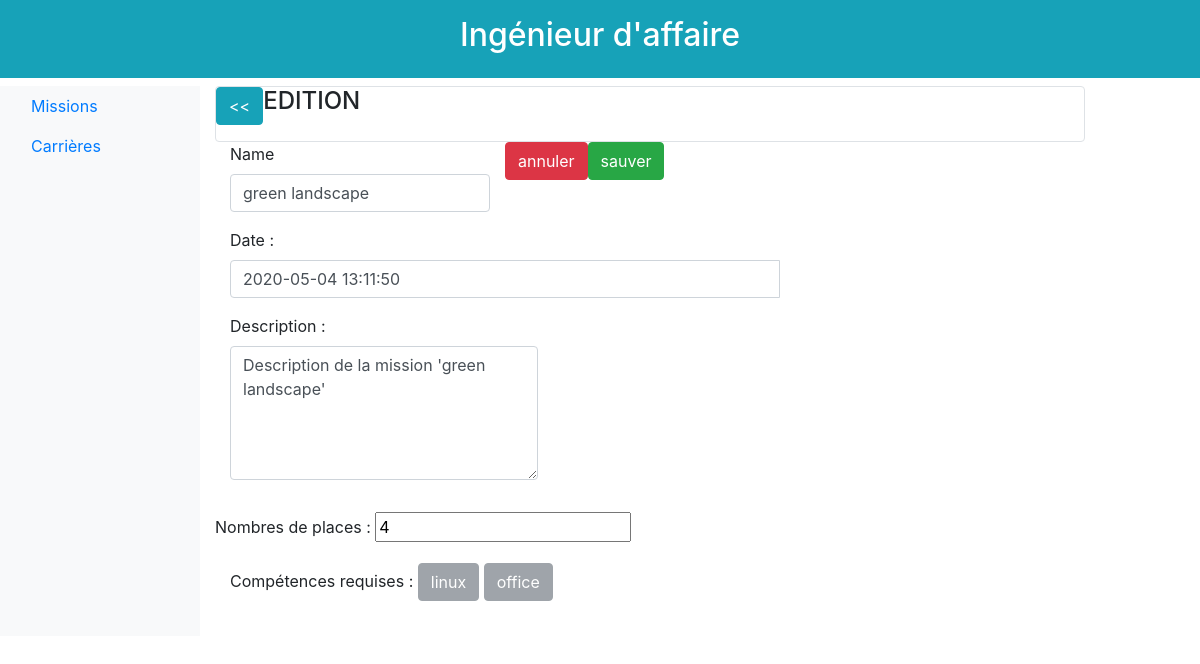
The app's page /1/affaire/missions/vue/1/edit/, older data.
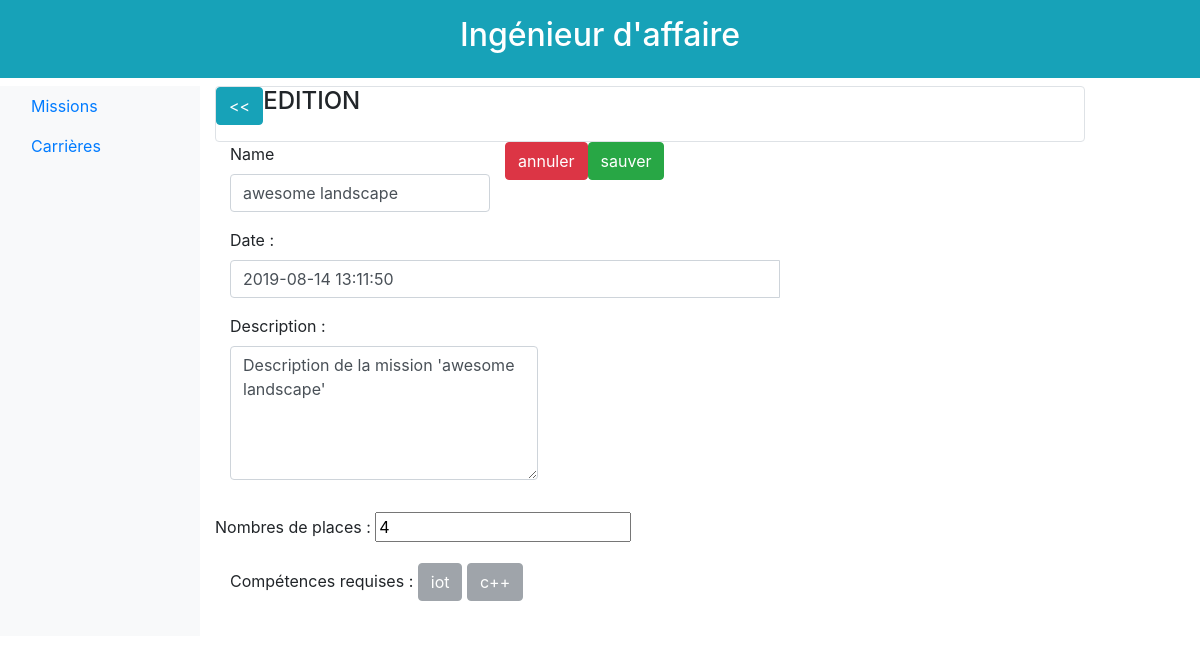
The same page, newer data.
### database/models.py (models this page shows)
class Mission(db.Model):
    id = db.Column(db.Integer, primary_key=True)
    titre = db.Column(db.String(64), unique=True)
    description = db.Column(db.Text, unique=True)
    effectifs_max = db.Column(db.Integer)
    prix_vente = db.Column(db.Integer)
    statut = db.Column(db.Text)
    date_creation = db.Column(db.DateTime)
    responsable_id = db.Column(db.Integer, db.ForeignKey('ingenieur.id'))
    souhaits = db.relationship('Souhait', backref='mission', lazy='dynamic')
    besoins = db.relationship('Besoin', backref='mission', lazy='dynamic')
    affectations = db.relationship('Affectation', backref='mission', lazy='dynamic')

class Competence(db.Model):
    id = db.Column(db.Integer, primary_key=True)
    nom = db.Column(db.String(64), unique=True)
    certifications = db.relationship('Certification', backref='competence', lazy='dynamic')
    besoins = db.relationship('Besoin', backref='competence', lazy='dynamic')

### app.py (the view)
@app.route('/<id>/affaire/missions/vue/<missionId>/edit/')
def affaire_mission_edit(id, missionId):
    mission = get_mission_by_id(missionId)
    competences = get_competence_of_mission(mission.id)
    return render_template("homepage_affaire_mission_edit.html.jinja2"
                           , id=id
                           , mission=mission
                           , competences=competences
                           )

### database/functions.py (called while the page is built)
def get_mission_by_id(mission_id):
    return Mission.query.filter_by(id=mission_id).first()

def get_competence_of_mission(mission_id):
    mission = get_mission_by_id(mission_id)
    compe_ids = [b.competence_id for b in list(mission.besoins)]
    compes = [Competence.query.filter_by(id=cid).first() for cid in compe_ids]
    return compes

### templates/homepage_affaire_mission_edit.html.jinja2 (shortened to what this page needs)
{% extends "homepage_affaire.html.jinja2" %}
{% block body %}
    <div class="container rounded border">
        <div class="row">
            <div class="mb-3">
                <button type="button" class="btn btn-info" onclick="location.href='/{{ id }}/affaire/missions/aAffecter/';" >&lt;&lt;</button>
            </div>
            <h4>EDITION</h4>
        </div>
    </div>
    <div class="col-md-8 order-md-1">
        <form action="{{ url_for("process_form_data", id=id, missionId=mission.id) }}" method="post" class="needs-validation" novalidate="">
            <div class="row">
                <div class="col-md-6 mb-3">
                    <label for="Name">Name</label>
                    <input type="text" class="form-control" id="Name" name="foo_titre" value='{{ mission.titre }}'>
                </div>
                <div class="mb-3">
                    <button type="button" class="btn btn-danger" onclick="location.href='/{{ id }}/affaire/missions/vue/{{ mission.id }}/';" >annuler</button>
                </div>
                <div class="mb-3">
                    <input type="submit" class="btn btn-success" onclick="location.href='/TODO.php';" value="sauver" />
                </div>
            </div>
            <div class="mb-3">
                <div class="form-group">
                    <label for="date">Date :</label>
                    <div class='input-group date' id='datetimepicker1'>
                        <input type='text' class="form-control" name="mission_date_creation" value='{{ mission.date_creation }}'/>
                    </div>
                </div>
            </div>
            <div class="row">
                <div class="mb-3 col-md-7">
                    <div class="form-group">
                        <label for="description">Description :</label>
                        <textarea class="form-control" rows="5" name="mission_description" id="comment">{{ mission.description }}</textarea>
                    </div>
                </div>
                <div>
                    <div class="form-group">
                        <label for="nbPlace">Nombres de places :</label>
                        <input type="number" name="mission_effectif_max" value='{{ mission.effectifs_max }}'/>
                    </div>
                </div>
            </div>
            <div class="mb-3">
                <label for="competences">Comp&eacute;tences requises :</label>
                {% for competence in competences %}
                <button type="button" class="btn btn-secondary" disabled>{{ competence.nom }}</button>
            {% endfor %}
            </div>
        </form>
    </div>
{% endblock %}

Row changes from the older to the newer data that the page shows:
no longer on this page (row unchanged): Competence: nom "linux"
no longer on this page (row unchanged): Competence: nom "office"
changed Mission: foo_titre "green landscape" → "awesome landscape"; mission_date_creation "2020-05-04 13:11:50" → "2019-08-14 13:11:50"; mission_description "Description de la mission 'green landscape'" → "Description de la mission 'awesome landscape'"
now on this page (row unchanged): Competence: nom "iot"
now on this page (row unchanged): Competence: nom "c++"
